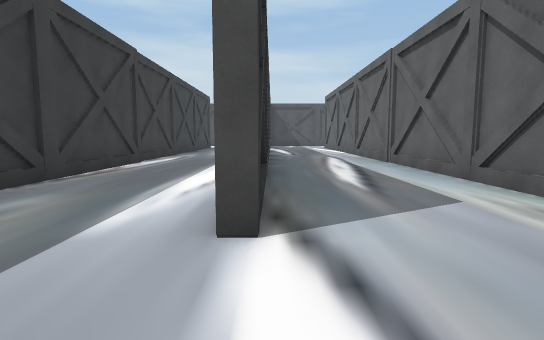
View 1 (above)

20 first-person views from a walk through a Unity game level. The camera is 1.4 m above the floor, tilts 6° down and sees 80° across. The floor is counted in squares, 2 m on a side. Each view is taken from the middle of a square. On the plan, view 1 faces up. The plan holds only what a view shows up to about 10 squares ahead; the rest is blank. The place goes on beyond the plan.

View 2
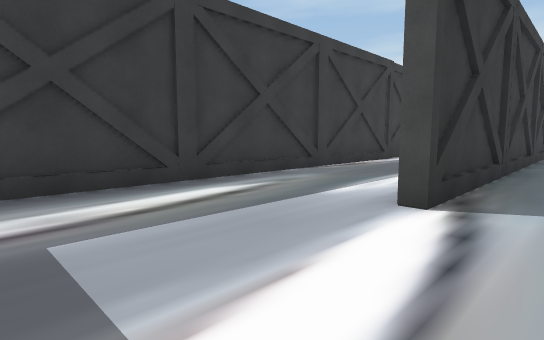

View 3
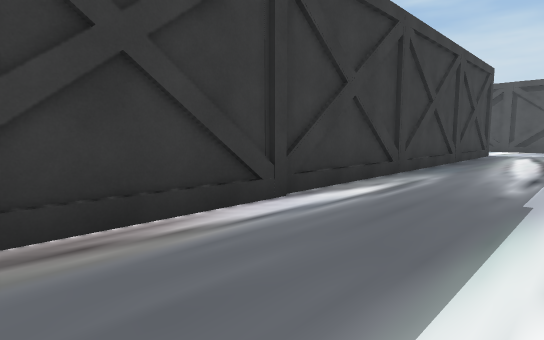

View 4
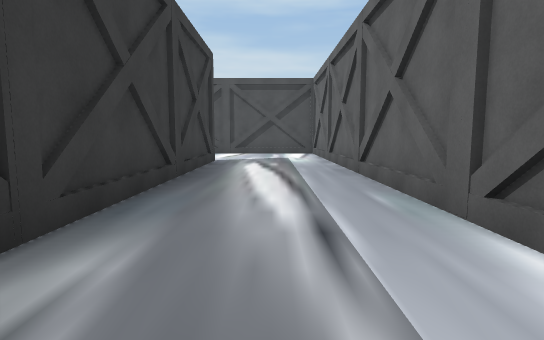

View 5
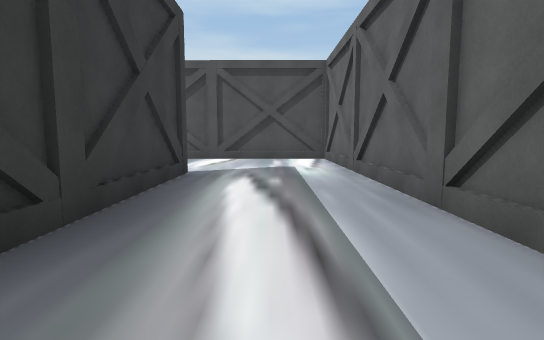

View 6
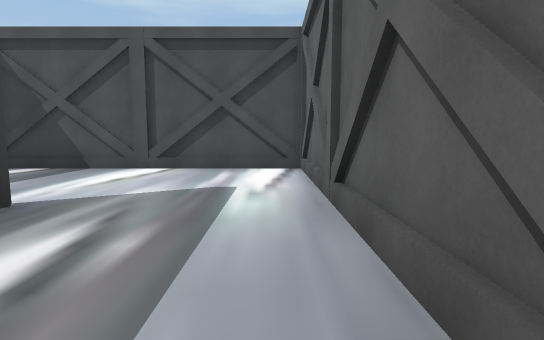

View 7
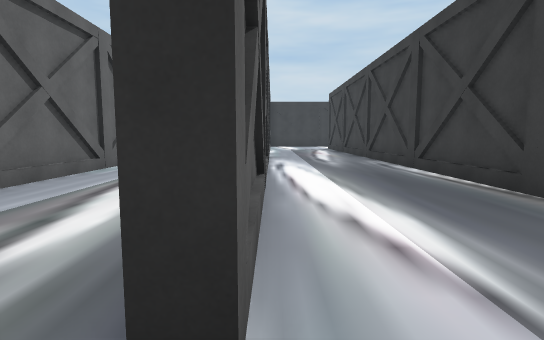

View 8
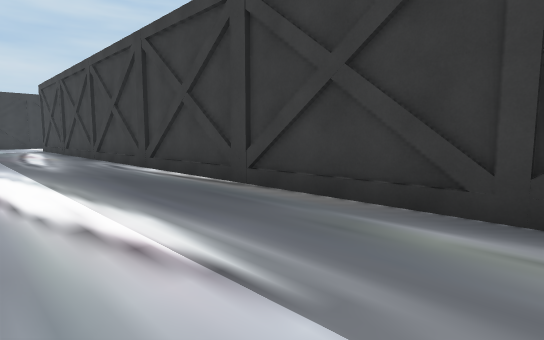

View 9
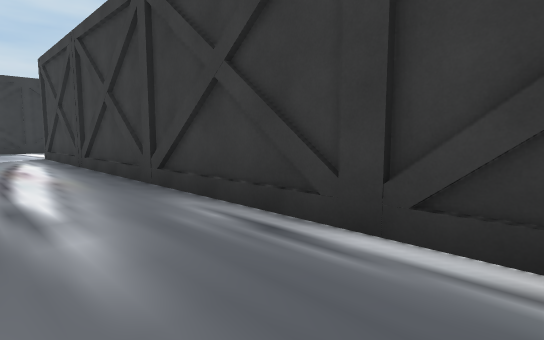

View 10
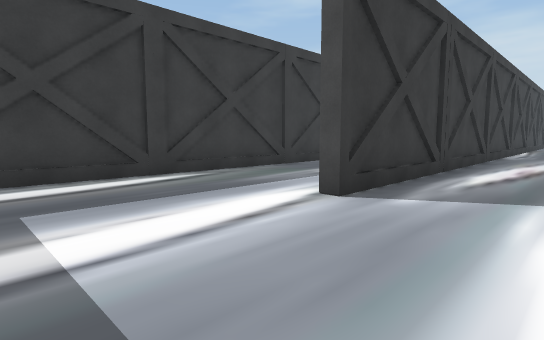

View 11
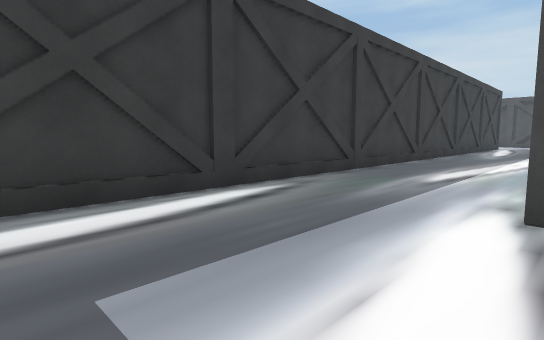

View 12
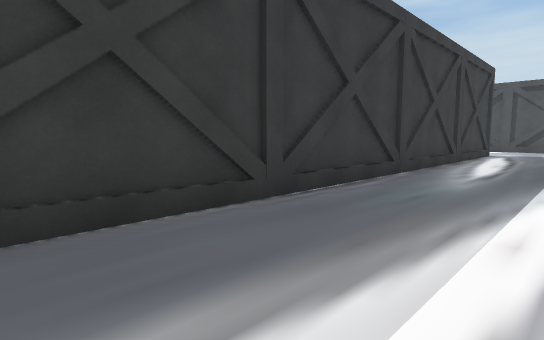

View 13
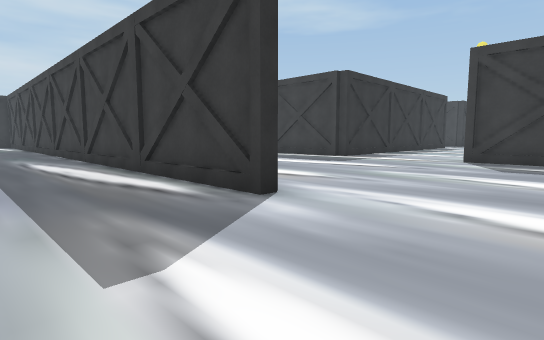

View 14
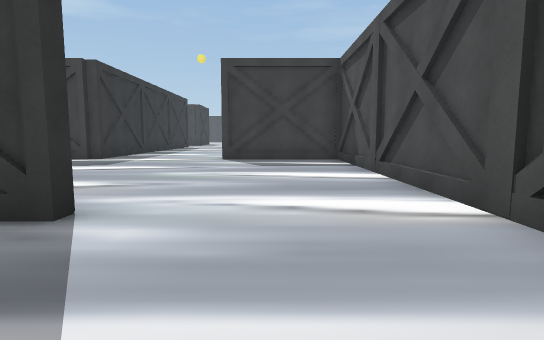

View 15
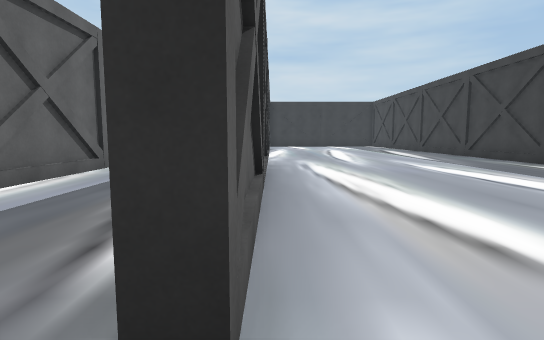

View 16
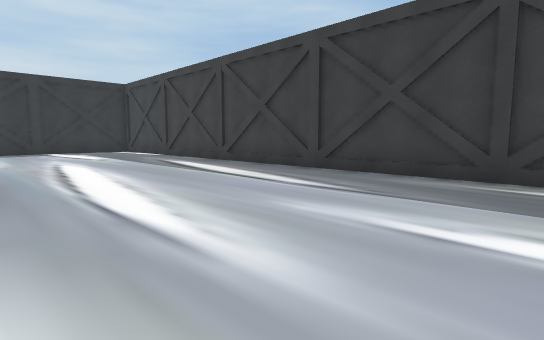

View 17
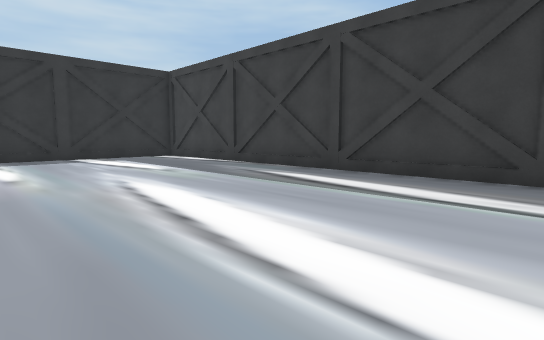

View 18
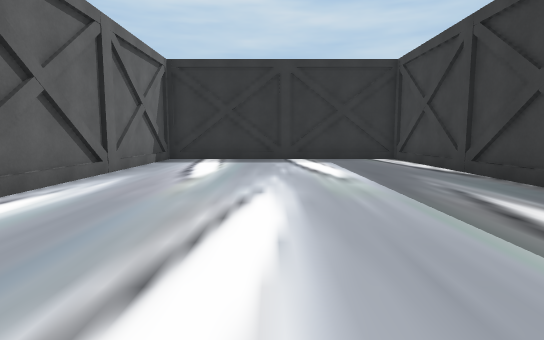

View 19
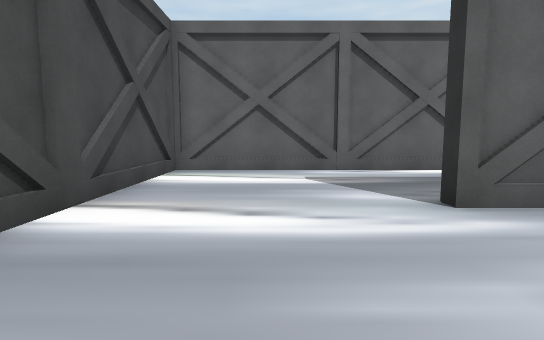

View 20
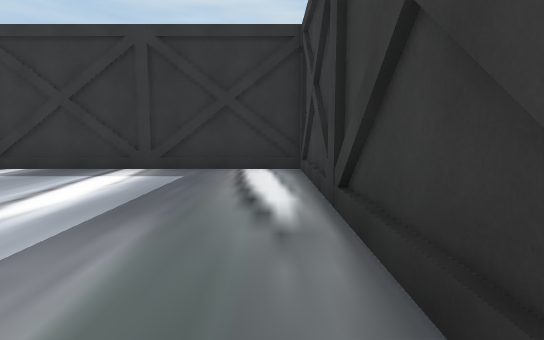

### Floor plan
Key: @ floor where view 1 was taken; # wall or solid block; . floor.
Columns run from 18 left of view 1 to 3 right of it. Each row starts with its distance up from view 1.
 23 ###################
 22 #..........#......#
 21 #..........#......#
 20 #..........#......#
 19 .......#...#..#...#
 18 .......#...#..#...#
 17 .......#...#..#...#
 16 #......#...#..#...#
 15 #  ....#...#..#...#
 14   .....#...#..#...#
 13  ......#...#..#...#
 12 #......#...#..#...#
 11 #......#...#..#...#
 10 #......#...#..#...#..#
  9 #......#...#..#...#..#
  8 #......#...#..#...#..#
  7 #......#...#. #...#..#
  6 #......#...#. #...#..#
  5 #......#...#. #...#..#
  4 #......#...#..#...#..#
  3 #......#...#..#...#..
  2 #......#......#......
  1 #......#......#.....
  0 #......#......#...@.
 -1 #......#......#.....
 -2 ###############

Where each view was taken, in squares from view 1:
view 1: 0 up, 0 right, facing up
view 2: 1 down, 1 right, facing up-left
view 3: 6 up, 1 left, facing up-left
view 4: 10 up, 2 left, facing up
view 5: 13 up, 2 left, facing up
view 6: 16 up, 1 left, facing up
view 7: 20 up, 4 left, facing down
view 8: 20 up, 4 left, facing down-left
view 9: 14 up, 5 left, facing down-left
view 10: 1 down, 5 left, facing up-left
view 11: 1 down, 7 left, facing up-left
view 12: 6 up, 8 left, facing up-left
view 13: 22 up, 8 left, facing down-left
view 14: 21 up, 8 left, facing left
view 15: 20 up, 11 left, facing down
view 16: 13 up, 12 left, facing down-left
view 17: 9 up, 12 left, facing down-left
view 18: 8 up, 14 left, facing down
view 19: 21 up, 14 left, facing right
view 20: 5 up, 10 left, facing down
